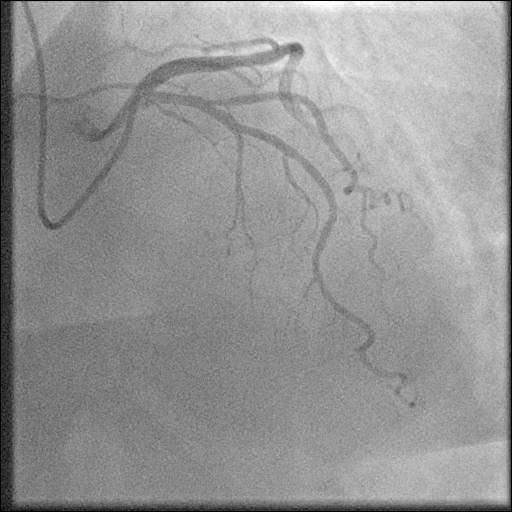
#> input picture data/processed/stenosis/train/images/131.png, 512 x 512 px; its folder holds only this picture in this run
$ python compare_intensity_histograms.py
#> lines starting #> are read from the running program, lines starting #| are printed output that depends on the picture; long printed decimals are rounded

from pathlib import Path
import json

import cv2
import numpy as np
import matplotlib.pyplot as plt


# ============================================================
# PATHS
# ============================================================

PROJECT_ROOT = Path(__file__).resolve().parents[3]
BACKEND_ROOT = PROJECT_ROOT / "backend"

DATASET_ROOT = (
    BACKEND_ROOT / "app" / "data" / "arcade"
    / "arcade" / "arcade" / "stenosis"
)

OUTPUT_DIR = (
    BACKEND_ROOT / "results" / "intensity_histogram_analysis"
)
OUTPUT_DIR.mkdir(parents=True, exist_ok=True)

PLOT_DIR = OUTPUT_DIR / "plots"
PLOT_DIR.mkdir(parents=True, exist_ok=True)

SPLITS = ["train", "val", "test"]
IMAGE_EXTENSIONS = {".png", ".jpg", ".jpeg", ".bmp", ".tif", ".tiff"}

BINS = 256


# ============================================================
# FIND IMAGES
# ============================================================

def get_image_paths(split):

    split_dir = DATASET_ROOT / split
    image_dir = split_dir / "images"

    if not image_dir.exists():
        image_dir = split_dir

    return sorted([
        path for path in image_dir.iterdir()
        if path.is_file()
        and path.suffix.lower() in IMAGE_EXTENSIONS
    ])


# ============================================================
# COLLECT INTENSITY DISTRIBUTIONS
# ============================================================

def collect_intensities(split):

#> called with split = 'train'
    image_paths = get_image_paths(split)

    print(f"\nProcessing {split.upper()}: {len(image_paths)} images")

    histogram = np.zeros(BINS, dtype=np.float64)
    total_pixels = 0
    image_means = []
    failed_images = []

    for index, image_path in enumerate(image_paths, start=1):

        image = cv2.imread(
            str(image_path),
            cv2.IMREAD_GRAYSCALE
        )
#> image is the input picture: shape (512, 512); min 0, max 255, mean 148.2

        if image is None:
            failed_images.append(image_path.name)
            continue

        counts = np.bincount(
            image.ravel(),
            minlength=BINS
        )
#> counts = 256 values, max 4564 at index 132, min 0 at index 17, mean 1024

        histogram += counts
#> histogram has the same summary as counts
        total_pixels += image.size
#> total_pixels = 262144

        image_means.append(
            float(np.mean(image) / 255.0)
        )

        if index % 100 == 0:
            print(f"Processed {index}/{len(image_paths)}")

    if total_pixels == 0:
        raise RuntimeError(
            f"No readable images found in {split}"
        )

    # Normalize to probability distribution
    normalized_histogram = histogram / total_pixels
#> normalized_histogram = 256 values, max 0.0174 at index 132, min 0 at index 17, mean 0.00391

    # Cumulative distribution
    cdf = np.cumsum(normalized_histogram)
#> cdf = 256 values from 0.00441 to 1

    return {
        "split": split,
        "image_count": len(image_means),
        "total_pixels": int(total_pixels),
        "histogram": normalized_histogram,
        "cdf": cdf,
        "mean_brightness": float(np.mean(image_means)),
        "failed_images": failed_images
    }


# ============================================================
# PLOT HISTOGRAMS
# ============================================================

def plot_histograms(results):

    intensity_values = np.arange(BINS) / 255.0

    plt.figure(figsize=(11, 6))

    for split in SPLITS:

        result = results[split]

        plt.plot(
            intensity_values,
            result["histogram"],
            label=split.upper(),
            linewidth=1.5
        )

    plt.title("Grayscale Intensity Distribution")
    plt.xlabel("Normalized Pixel Intensity (0–1)")
    plt.ylabel("Proportion of Pixels")
    plt.legend()
    plt.grid(alpha=0.25)
    plt.tight_layout()

    plt.savefig(
        PLOT_DIR / "combined_intensity_histogram.png",
        dpi=180
    )
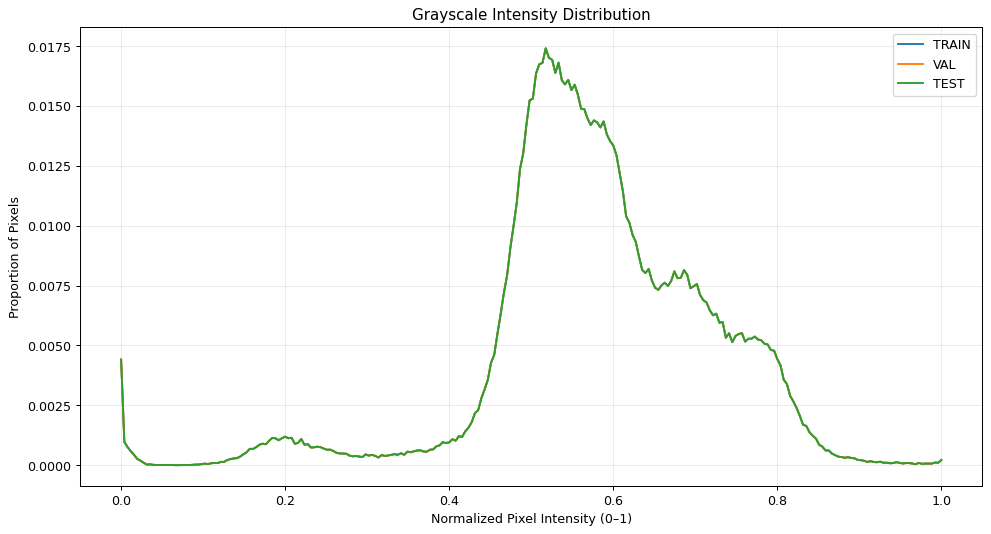
#> figure drawn by matplotlib, 1 panel; curve peaks at x = 0.518, y = 0.0174; curve peaks at x = 0.518, y = 0.0174; curve peaks at x = 0.518, y = 0.0174

    plt.close()


# ============================================================
# PLOT CUMULATIVE DISTRIBUTIONS
# ============================================================

def plot_cdfs(results):

    intensity_values = np.arange(BINS) / 255.0

    plt.figure(figsize=(11, 6))

    for split in SPLITS:

        result = results[split]

        plt.plot(
            intensity_values,
            result["cdf"],
            label=split.upper(),
            linewidth=1.8
        )

    plt.title("Cumulative Grayscale Intensity Distribution")
    plt.xlabel("Normalized Pixel Intensity (0–1)")
    plt.ylabel("Cumulative Proportion")
    plt.legend()
    plt.grid(alpha=0.25)
    plt.tight_layout()

    plt.savefig(
        PLOT_DIR / "combined_intensity_cdf.png",
        dpi=180
    )
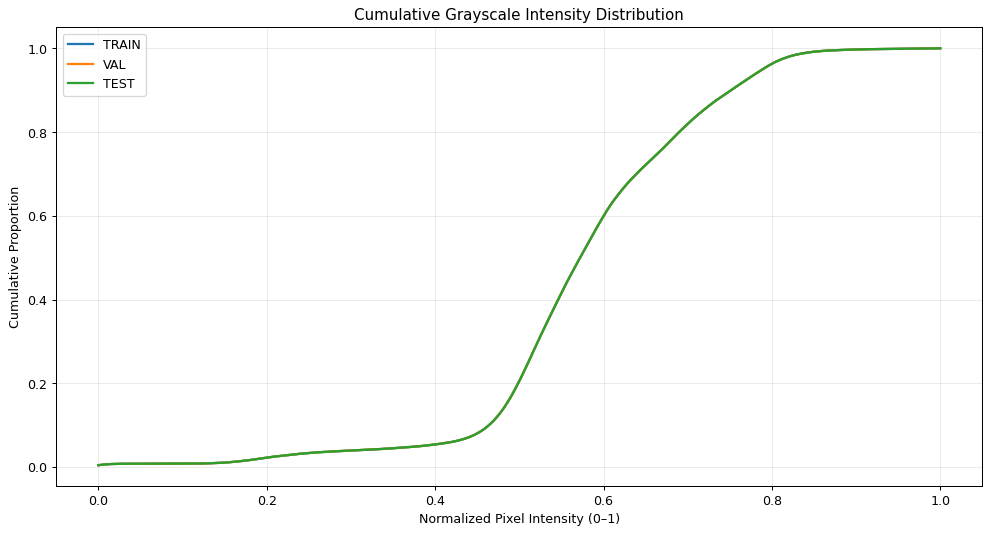
#> figure drawn by matplotlib, 1 panel; curve peaks at x = 1, y = 1; curve peaks at x = 1, y = 1; curve peaks at x = 1, y = 1

    plt.close()


# ============================================================
# PLOT MEAN BRIGHTNESS
# ============================================================

def plot_mean_brightness(results):

    splits = SPLITS

    values = [
        results[split]["mean_brightness"]
        for split in splits
    ]
#> values = [0.581, 0.581, 0.581]

    plt.figure(figsize=(8, 5))

    plt.bar(splits, values)

    plt.title("Mean Image Brightness by Dataset Split")
    plt.xlabel("Dataset Split")
    plt.ylabel("Mean Normalized Brightness")
    plt.ylim(0, 1)
    plt.grid(axis="y", alpha=0.25)
    plt.tight_layout()

    plt.savefig(
        PLOT_DIR / "mean_brightness_comparison.png",
        dpi=180
    )
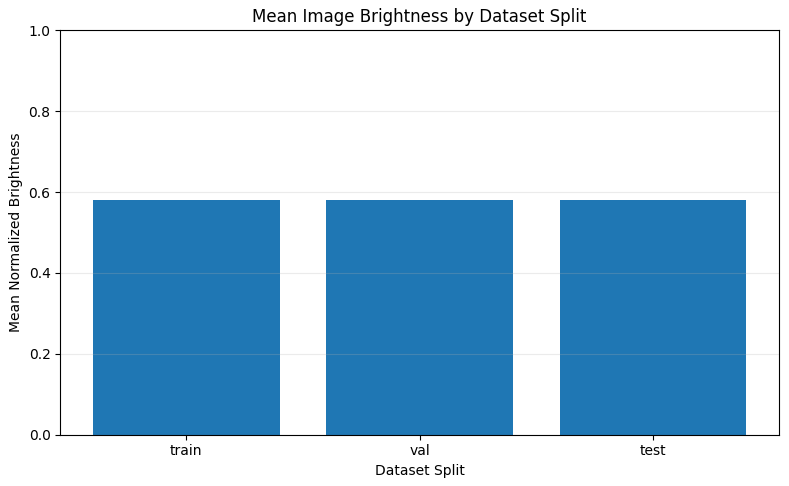
#> figure drawn by matplotlib, 1 panel

    plt.close()


# ============================================================
# SAVE NUMERICAL REPORT
# ============================================================

def save_report(results):

    report = {}

    for split in SPLITS:

        result = results[split]

        report[split] = {
            "image_count": result["image_count"],
            "total_pixels": result["total_pixels"],
            "mean_brightness": round(
                result["mean_brightness"], 6
            ),
            "failed_images": result["failed_images"]
        }
#> after the loop, report = 3 items

    # Pairwise Jensen-Shannon divergence
    # Calculated from the shared normalized histograms.
    def js_divergence(p, q):

        epsilon = 1e-12

        p = p + epsilon
        q = q + epsilon

        p = p / p.sum()
        q = q / q.sum()

        m = 0.5 * (p + q)

        kl_pm = np.sum(p * np.log2(p / m))
        kl_qm = np.sum(q * np.log2(q / m))

        return float(0.5 * (kl_pm + kl_qm))

    divergences = {}

    pairs = [
        ("train", "val"),
        ("train", "test"),
        ("val", "test")
    ]

    for first, second in pairs:

        divergence = js_divergence(
            results[first]["histogram"],
            results[second]["histogram"]
        )

        divergences[f"{first}_vs_{second}"] = round(
            divergence, 6
        )
#> after the loop, divergences = {'train_vs_val': 0, 'train_vs_test': 0, 'val_vs_test': 0}

    report["pairwise_js_divergence"] = divergences

    output_path = OUTPUT_DIR / "intensity_distribution_report.json"

    with open(output_path, "w") as file:
        json.dump(report, file, indent=4)

    print(f"\nJSON report saved: {output_path}")


# ============================================================
# MAIN
# ============================================================

def main():

    print("=" * 60)
    print("DATASET INTENSITY DISTRIBUTION ANALYSIS")
    print("=" * 60)

    if not DATASET_ROOT.exists():
        raise FileNotFoundError(DATASET_ROOT)

    results = {}

    for split in SPLITS:
        results[split] = collect_intensities(split)

    plot_histograms(results)
    plot_cdfs(results)
    plot_mean_brightness(results)
    save_report(results)

    print("\nINTENSITY DISTRIBUTION SUMMARY")
    print("=" * 60)

    for split in SPLITS:

        result = results[split]

        print(f"\n{split.upper()}")
        print(f"Images: {result['image_count']}")
        print(
            f"Mean brightness: "
            f"{result['mean_brightness']:.5f}"
        )
        print(
            f"Failed images: "
            f"{len(result['failed_images'])}"
        )
#> this loop made 3 passes
#| Images: 1
#| Mean brightness: 0.5813
#| Failed images: 0
#| Images: 1
#| Mean brightness: 0.5813
#| Failed images: 0
#| Images: 1
#| Mean brightness: 0.5813
#| Failed images: 0

    print("\nPAIRWISE JS DIVERGENCE")

    report_path = OUTPUT_DIR / "intensity_distribution_report.json"

    with open(report_path) as file:
        report = json.load(file)

    for pair, value in report["pairwise_js_divergence"].items():
        print(f"{pair}: {value}")

    print("\nGraphs saved in:")
    print(PLOT_DIR)


if __name__ == "__main__":
    main()
